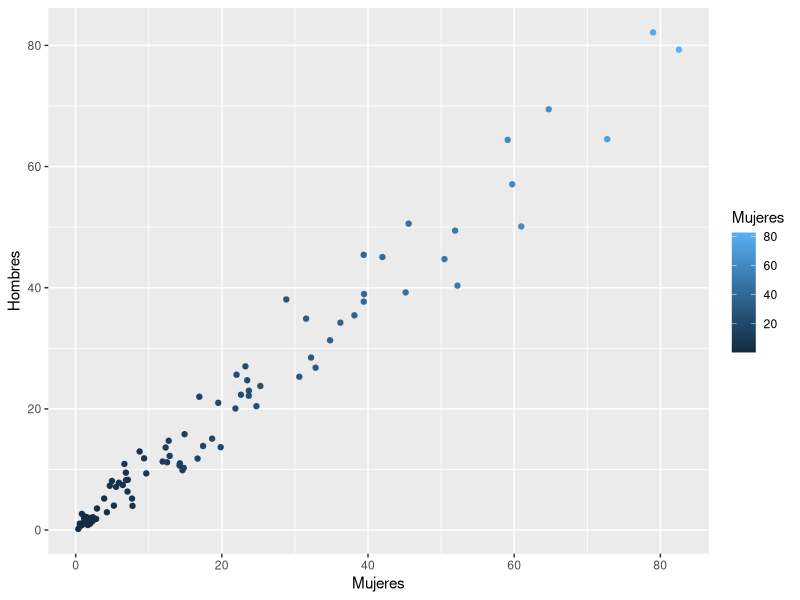
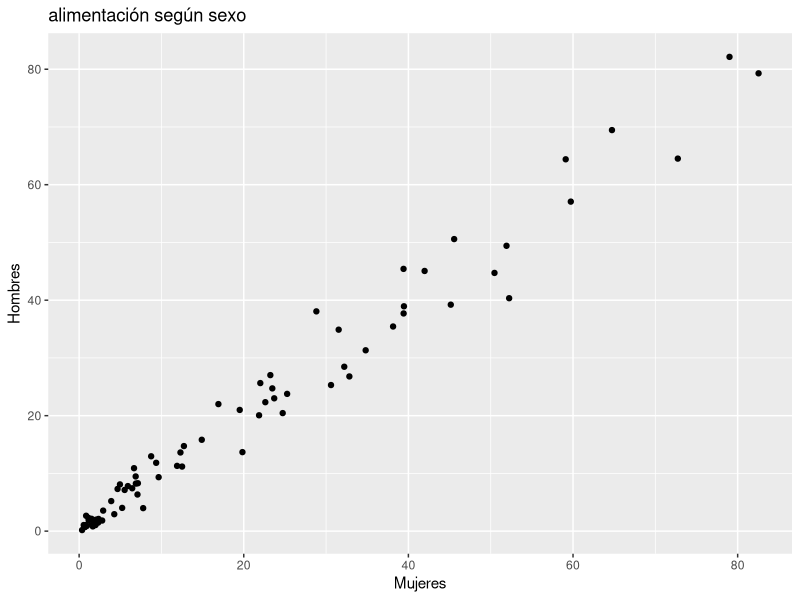
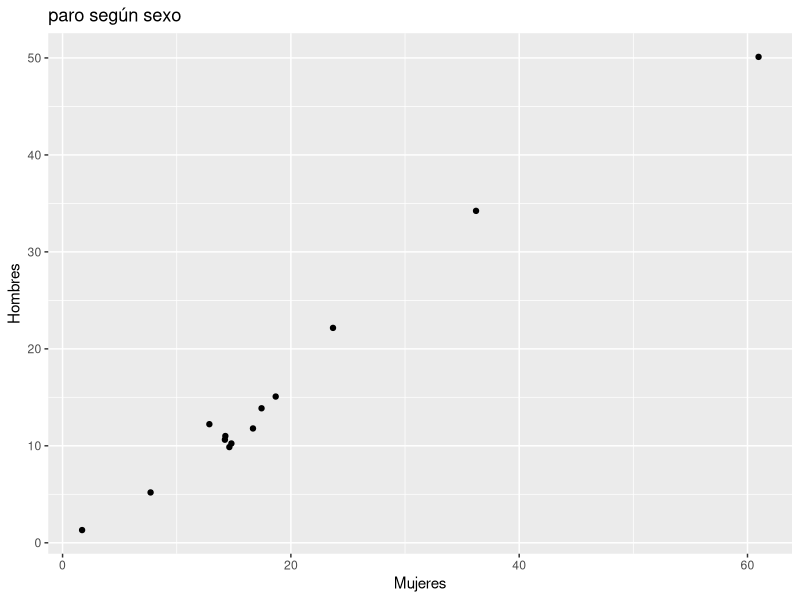
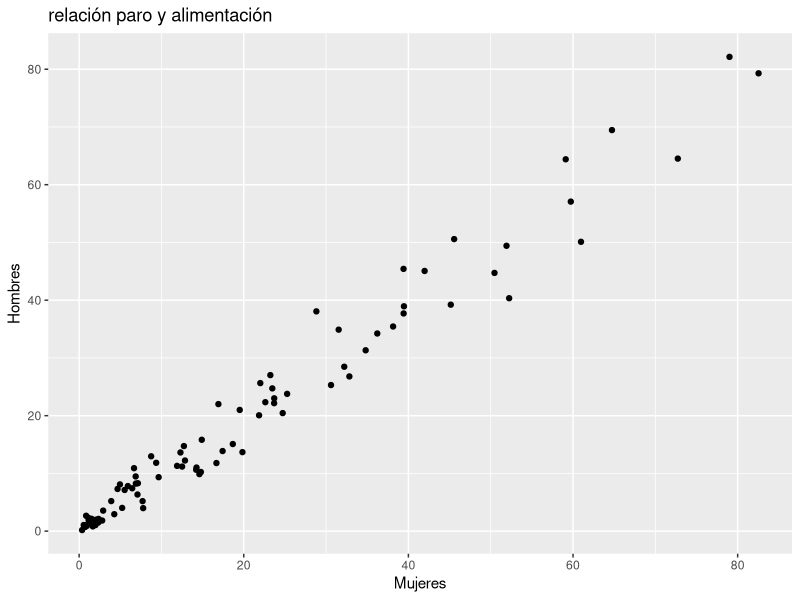
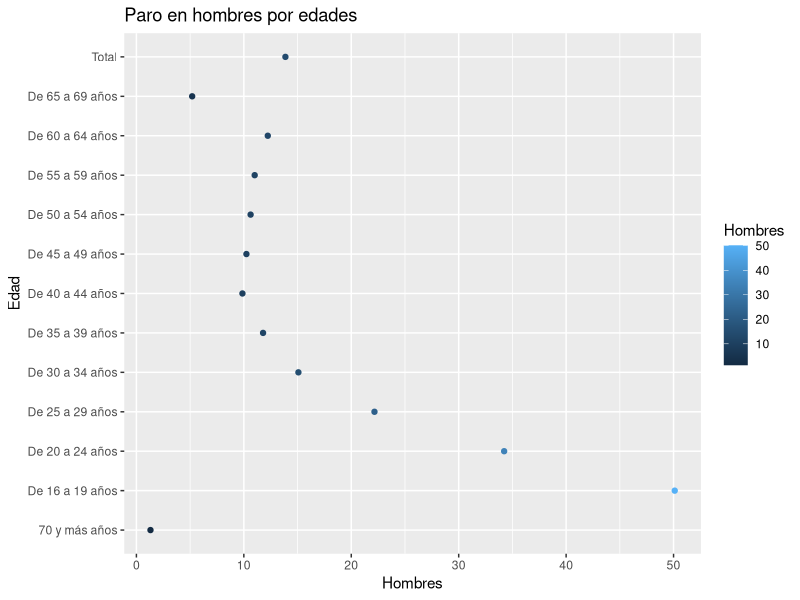
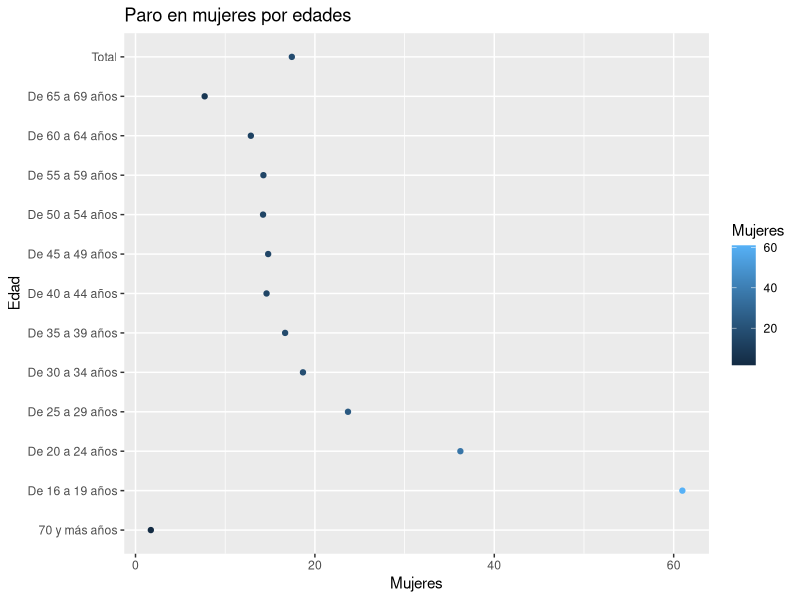
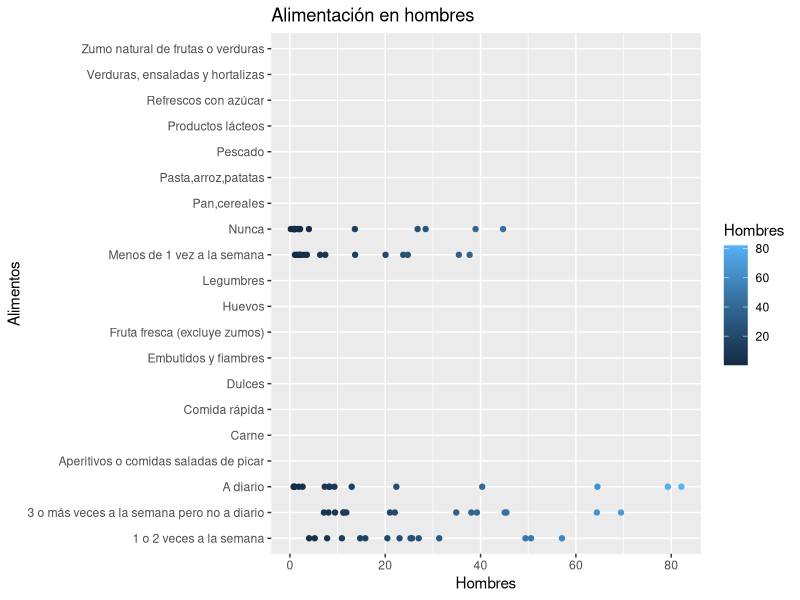
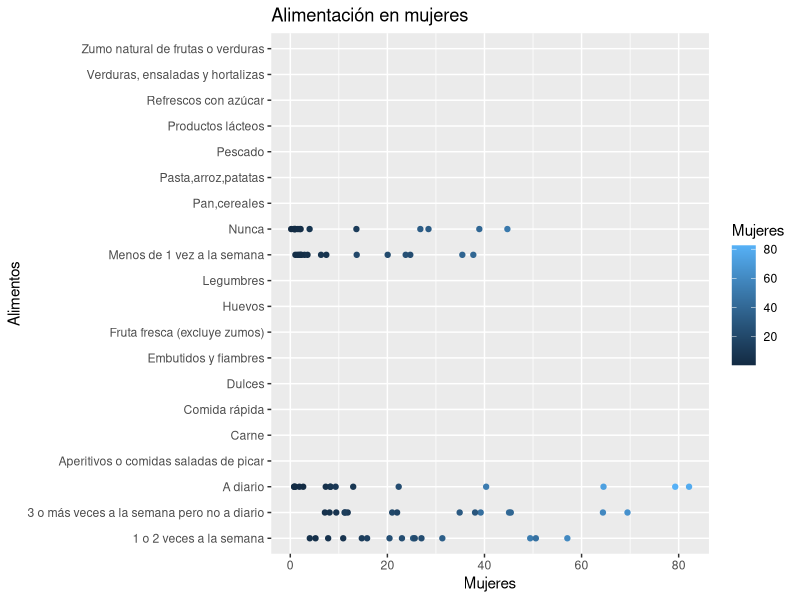

The R script that drew these images, in order:
 
# Importación de datos xls.

 #Datos de alimentación:

library(readxl)
Comidaxsexoencolumnas <- read_excel("input/data/Comidaxsexoencolumnas.xls", 
                                    col_types = c("text", "numeric", "numeric", "numeric"))
View(Comidaxsexoencolumnas)

 #Datos de paro:

library(readxl)
ParoxsexoEncolumnas <- read_excel("input/data/ParoxsexoEncolumnas.xls", 
                                  col_types = c("text", "numeric", "numeric", "numeric"))
View(ParoxsexoEncolumnas)

#Hacemos un resumen para ver en que se diferencian nuestros datos:
summary(ParoxsexoEncolumnas)
summary(Comidaxsexoencolumnas)

# Unión de los datos
library(tidyverse)
union <- full_join(x= ParoxsexoEncolumnas, y=Comidaxsexoencolumnas)

#Hacemos un resumen de los datos que hemos obtenido al hacer la unión de los datos:
summary(union)

#otra union de datos señalando las columnas que debe usar:
library(tidyverse)
vercomoqueda <- 
  full_join(x= ParoxsexoEncolumnas, y=Comidaxsexoencolumnas, 
            by = c("Ambos sexos", "Mujeres", "Hombres"))

#Gráfico relación paro y alimentación:
library(tidyverse)
ggplot(data = union) + 
  geom_point(mapping = aes( x = Mujeres, y= Hombres, color= Mujeres))

install.packages("ggplot2")
library("ggplot2")

#Gráfico solo alimentación
library(tidyverse)
ggplot(data = Comidaxsexoencolumnas) + 
  geom_point(mapping = aes( x = Mujeres, y= Hombres)) + 
  labs(title = "alimentación según sexo", x="Mujeres", y="Hombres")

#Gráfico solo paro.
library(tidyverse)
ggplot(data = ParoxsexoEncolumnas) + 
  geom_point(mapping = aes( x = Mujeres, y= Hombres))+
  labs(title = "paro según sexo", x="Mujeres", y="Hombres")


#otro intento de gráfico con más cosas
library(tidyverse)
ggplot(data = union) + 
  geom_point(mapping = aes( x = Mujeres, y= Hombres)) + 
  labs(title="relación paro y alimentación", x="Mujeres", y= "Hombres" ) 




library(tidyverse)
ggplot(data = ParoxsexoEncolumnas) + 
  geom_point(mapping = aes( x = Hombres, y= ...1, color= Hombres)) +
  labs(title = "Paro en hombres por edades", x="Hombres", y="Edad")

library(tidyverse)
ggplot(data = ParoxsexoEncolumnas) + 
  geom_point(mapping = aes( x = Mujeres, y= ...1, color = Mujeres)) +
  labs(title = "Paro en mujeres por edades", x="Mujeres", y="Edad")


library(tidyverse)
ggplot(data = Comidaxsexoencolumnas) + 
  geom_point(mapping = aes( x = Hombres, y= ...1, color= Hombres)) +
  labs(title = "Alimentación en hombres", x="Hombres", y="Alimentos")

library(tidyverse)
ggplot(data = Comidaxsexoencolumnas) + 
  geom_point(mapping = aes( x = Hombres, y= ...1, color= Mujeres)) +
  labs(title = "Alimentación en mujeres", x="Mujeres", y="Alimentos")



library(tidyverse)
ggplot(data = union) + 
  geom_point(mapping = aes( x = Mujeres, y= ...1, color= Mujeres))

library(tidyverse)
ggplot(data = union) + 
  geom_point(mapping = aes( x = Hombres, y= ...1, color= Hombres))
